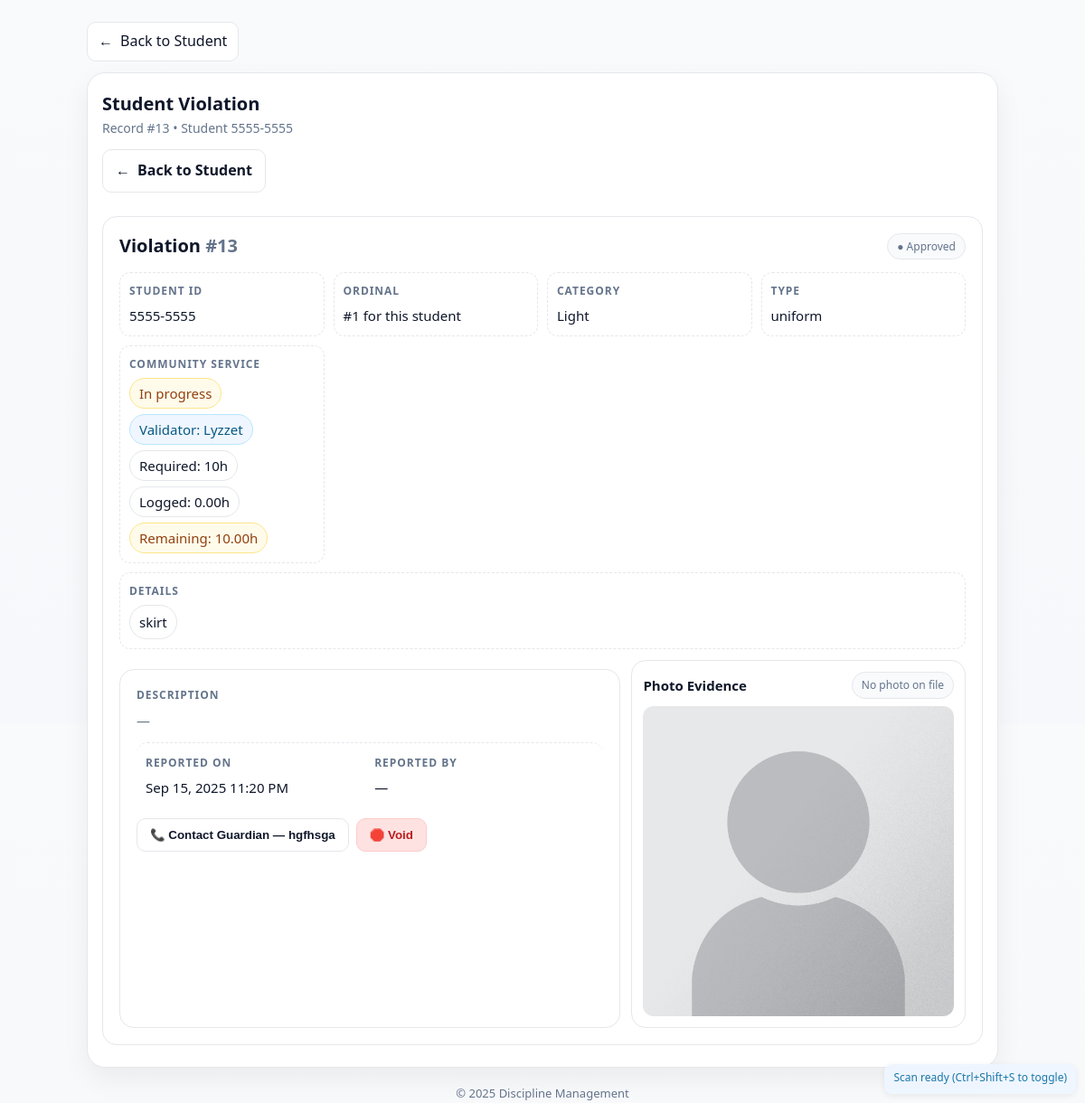
Page /ccdu/violation_view.php?id=13 on the committed database.
### tables this page shows
CREATE TABLE `student_violation` (
  `violation_id` int(11) NOT NULL,
  `student_id` varchar(50) NOT NULL,
  `offense_category` enum('light','moderate','grave') NOT NULL,
  `offense_type` varchar(50) NOT NULL,
  `offense_details` text NOT NULL,
  `description` text NOT NULL,
  `photo` blob DEFAULT NULL,
  `reported_at` datetime DEFAULT current_timestamp(),
  `status` enum('pending','approved','rejected') NOT NULL DEFAULT 'pending',
  `submitted_by` varchar(50) NOT NULL,
  `submitted_role` enum('faculty','ccdu','security') NOT NULL,
  `reviewed_by` varchar(50) DEFAULT NULL,
  `reviewed_at` datetime DEFAULT NULL,
  `review_notes` text DEFAULT NULL
);

CREATE TABLE `validator_student_assignment` (
  `assignment_id` int(11) NOT NULL,
  `validator_id` int(11) NOT NULL,
  `student_id` varchar(50) NOT NULL,
  `starts_at` datetime NOT NULL DEFAULT current_timestamp(),
  `ends_at` datetime DEFAULT NULL,
  `notes` varchar(255) DEFAULT NULL,
  `assigned_at` datetime DEFAULT current_timestamp()
);

CREATE TABLE `validator_account` (
  `validator_id` int(11) NOT NULL,
  `v_username` varchar(50) NOT NULL,
  `v_password` varchar(255) NOT NULL,
  `created_at` datetime DEFAULT current_timestamp(),
  `expires_at` datetime NOT NULL,
  `active` tinyint(1) DEFAULT 1,
  `email` varchar(50) NOT NULL,
  `validator_type` enum('inside','outside') NOT NULL DEFAULT 'inside',
  `designation` varchar(100) DEFAULT NULL
);

CREATE TABLE `student_account` (
  `record_id` int(11) NOT NULL,
  `student_id` varchar(50) NOT NULL,
  `first_name` varchar(50) NOT NULL,
  `middle_name` varchar(50) NOT NULL,
  `last_name` varchar(50) NOT NULL,
  `mobile` varchar(15) NOT NULL,
  `email` varchar(50) NOT NULL,
  `photo` varchar(255) DEFAULT NULL,
  `institute` varchar(255) DEFAULT NULL,
  `course` varchar(255) DEFAULT NULL,
  `level` int(11) DEFAULT NULL,
  `section` varchar(50) DEFAULT NULL,
  `guardian` varchar(50) DEFAULT NULL,
  `guardian_mobile` varchar(15) DEFAULT NULL,
  `created_at` timestamp NOT NULL DEFAULT current_timestamp(),
  `updated_at` timestamp NOT NULL DEFAULT current_timestamp() ON UPDATE current_timestamp(),
  `change_pass` tinyint(1) DEFAULT 1
);

### ccdu/violation_view.php (the view, shortened to what this page needs)
<?php
$servername = $database_settings['servername'];
$username   = $database_settings['username'];
$password   = $database_settings['password'];
$dbname     = $database_settings['dbname'];
$violationId = isset($_GET['id']) ? (int)$_GET['id'] : 0;
$studentId   = $_GET['student_id'] ?? '';
$conn = new mysqli($servername, $username, $password, $dbname);
$hasReportedBy = false;
$hasStatus     = false;
if ($res = $conn->query("SHOW COLUMNS FROM student_violation LIKE 'reported_by'")) {
  $hasReportedBy = (bool)$res->num_rows; $res->close();
}
if ($res = $conn->query("SHOW COLUMNS FROM student_violation LIKE 'status'")) {
  $hasStatus = (bool)$res->num_rows; $res->close();
}
$hasIsVoid = $hasVoidReason = $hasVoidedBy = $hasVoidedAt = false;
if ($res = $conn->query("SHOW COLUMNS FROM student_violation LIKE 'is_void'"))     { $hasIsVoid = (bool)$res->num_rows; $res->close(); }
$r = null;
if ($violationId > 0) {
  $cols = "violation_id, student_id, offense_category, offense_type, offense_details, description, reported_at, photo";
  if ($hasStatus)     $cols .= ", status";
  $sql = "SELECT $cols FROM student_violation WHERE violation_id = ?";
  $stmt = $conn->prepare($sql);
  $stmt->bind_param("i", $violationId);
  $stmt->execute();
  $r = $stmt->get_result()->fetch_assoc();
}
$studentNo = 1;
if ($r) {
  $stmtN = $conn->prepare(
    "SELECT COUNT(*) AS earlier
       FROM student_violation
      WHERE student_id = ?
        AND (reported_at < ? OR (reported_at = ? AND violation_id < ?))"
  );
  $stmtN->bind_param("sssi", $r['student_id'], $r['reported_at'], $r['reported_at'], $r['violation_id']);
  $stmtN->execute();
  $rowN = $stmtN->get_result()->fetch_assoc();
  $studentNo = (int)($rowN['earlier'] ?? 0) + 1;
}
$guardianName = $guardianMobile = '';
if ($r) {
  $st2 = $conn->prepare("SELECT guardian, guardian_mobile FROM student_account WHERE student_id = ?");
  $st2->bind_param("s", $r['student_id']);
  $st2->execute();
  $acc = $st2->get_result()->fetch_assoc();
  if ($acc) {
    $guardianName   = $acc['guardian'] ?? '';
    $guardianMobile = $acc['guardian_mobile'] ?? '';
  }
}
$csAssigned      = false;
$assignedToName  = null;
$loggedForThis   = 0.0;
$hasCsEntriesTable = false;
if ($res = $conn->query("SHOW TABLES LIKE 'community_service_entries'")) {
  $hasCsEntriesTable = ($res->num_rows > 0);
}
if ($r) {
  $hasAssignCol = false;
  $hasViolCol   = false;
  if ($res = $conn->query("SHOW COLUMNS FROM validator_student_assignment LIKE 'assignment_id'")) {
    $hasAssignCol = ($res->num_rows > 0); $res->close();
  }
  if ($res = $conn->query("SHOW COLUMNS FROM validator_student_assignment LIKE 'violation_id'")) {
    $hasViolCol = ($res->num_rows > 0); $res->close();
  }
  if ($hasAssignCol && $hasViolCol) {
    $sqlA = "SELECT a.validator_id, a.assigned_at, v.v_username
             FROM validator_student_assignment a
             LEFT JOIN validator_account v ON v.validator_id = a.validator_id
             WHERE a.student_id = ? AND (a.assignment_id = ? OR a.violation_id = ?) LIMIT 1";
    $stA = $conn->prepare($sqlA);
    if (!$stA) { die('Prepare failed: ' . $conn->error); }
    $stA->bind_param("sii", $r['student_id'], $violationId, $violationId);
  } else {
    $sqlA = "SELECT a.validator_id, a.assigned_at, v.v_username
             FROM validator_student_assignment a
             LEFT JOIN validator_account v ON v.validator_id = a.validator_id
             WHERE a.assignment_id = ? AND a.student_id = ? LIMIT 1";
    $stA = $conn->prepare($sqlA);
    $stA->bind_param("is", $violationId, $r['student_id']);
  }
  $stA->execute();
  $as = $stA->get_result()->fetch_assoc();
  if ($as) {
    $csAssigned     = true;
    $assignedToName = $as['v_username'] ?? null;
  }
}
$rawCat = strtolower((string)($r['offense_category'] ?? ''));
$isGrave = (bool)(preg_match('/\bgrave\b/', $rawCat) && !preg_match('/\bless\b/', $rawCat));
$requiredForThis = $isGrave ? 20 : 10;
if ($hasCsEntriesTable) {
  $stL = $conn->prepare("SELECT COALESCE(SUM(hours),0) AS total FROM community_service_entries WHERE student_id=? AND violation_id=?");
  if ($stL) {
    $stL->bind_param("si", $r['student_id'], $violationId);
    $stL->execute();
    $loggedForThis = (float)($stL->get_result()->fetch_assoc()['total'] ?? 0);
  }
} else {
  $loggedForThis = 0.0;
}
$remainingForThis = max(0, $requiredForThis - $loggedForThis);
    http_response_code(404); ?>
    <?php
$violationNo = (int)$r['violation_id'];
$cat         = htmlspecialchars($r['offense_category'] ?? '');
$type        = htmlspecialchars($r['offense_type'] ?? '');
$desc        = htmlspecialchars($r['description'] ?? '');
$datePretty  = !empty($r['reported_at']) ? date('M d, Y h:i A', strtotime($r['reported_at'])) : '—';
$reportedBy  = $hasReportedBy ? htmlspecialchars($r['reported_by'] ?? '—') : '—';
$statusVal   = $hasStatus ? htmlspecialchars($r['status'] ?? 'active') : 'active';
$isVoided = false;
if ($hasIsVoid) {
  $isVoided = ((int)($r['is_void'] ?? 0) === 1);
} else {
  $isVoided = (strtolower($r['status'] ?? '') === 'void');
}
$detailsArr  = [];
if (!empty($r['offense_details'])) {
  $decoded = json_decode($r['offense_details'], true);
  if (is_array($decoded) && count($decoded)) {
    $safe = array_map(fn($x) => htmlspecialchars($x), $decoded);
    $detailsArr  = $safe;
  }
}
$backTo   = 'view_student.php?student_id=' . rawurlencode($studentId ?: $r['student_id']);
$photoRel = 'uploads/placeholder.png';
function statusBadgeClass($status){
  $s = strtolower((string)$status);
  return [
    'active'   => 'badge badge-ok',
    'open'     => 'badge badge-ok',
    'pending'  => 'badge badge-warn',
    'resolved' => 'badge badge-info',
    'closed'   => 'badge badge-info',
    'void'     => 'badge badge-danger',
  ][$s] ?? 'badge badge-muted';
}
ob_start(); ?>
<div class="violation-view">
  <div class="nv-toolbar">
    <a class="btn" href="<?= htmlspecialchars($backTo) ?>" aria-label="Back to student">
      <span aria-hidden="true">←</span> Back to Student
    </a>
  </div>
  <div class="nv-card">
    <div class="nv-header">
      <h1 class="nv-title">Violation <span class="nv-subtle">#<?= $violationNo ?></span></h1>
      <?php if ($hasStatus): ?>
        <span class="<?= statusBadgeClass($statusVal) ?>" title="Status">● <?= htmlspecialchars(ucfirst($statusVal)) ?></span>
      <?php endif; ?>
    </div>
    <div class="nv-meta" role="group" aria-label="Summary">
      <div class="nv-item"><b>Student ID</b><span><?= htmlspecialchars($r['student_id']) ?></span></div>
      <div class="nv-item"><b>Ordinal</b><span>#<?= (int)$studentNo ?> for this student</span></div>
      <div class="nv-item"><b>Category</b><span><?= htmlspecialchars(ucfirst($cat)) ?></span></div>
      <div class="nv-item"><b>Type</b><span><?= $type ?: '—' ?></span></div>
      <div class="nv-item">
        <b>Community Service</b>
        <?php if ($remainingForThis <= 0): ?>
          <span class="badge badge-ok">Completed · <?= (int)$requiredForThis ?>h</span>
          <?php if ($csAssigned && $assignedToName): ?>
            <span class="badge badge-info">by <?= htmlspecialchars($assignedToName) ?></span>
          <?php endif; ?>
        <?php elseif ($csAssigned): ?>
          <div style="display:flex;flex-wrap:wrap;gap:6px;align-items:center">
            <span class="badge badge-warn">In progress</span>
            <?php if ($assignedToName): ?>
              <span class="badge badge-info">Validator: <?= htmlspecialchars($assignedToName) ?></span>
            <?php endif; ?>
            <span class="badge">Required: <?= (int)$requiredForThis ?>h</span>
            <span class="badge">Logged: <?= number_format($loggedForThis, 2) ?>h</span>
            <span class="badge badge-warn">Remaining: <?= number_format($remainingForThis, 2) ?>h</span>
          </div>
        <?php endif; ?>
      </div>
    </div>
    <div class="nv-item" style="margin-top:10px">
      <b>Details</b>
      <?php if (count($detailsArr)): ?>
        <div class="nv-chips" aria-label="Offense details">
          <?php foreach ($detailsArr as $chip): ?>
            <span class="chip"><?= $chip ?></span>
          <?php endforeach; ?>
        </div>
      <?php else: ?>
        <span class="nv-subtle">—</span>
      <?php endif; ?>
    </div>
    <div class="nv-grid" style="margin-top:12px">
      <section class="nv-desc nv-card" aria-labelledby="desc-label">
        <div class="nv-item" style="border:none;padding:0">
          <b>Description</b>
          <p><?= $desc ? nl2br($desc) : '<span class="nv-subtle">—</span>' ?></p>
        </div>
        <div class="nv-item" style="border:none;border-top:1px dashed var(--border);margin-top:12px;padding-top:12px">
          <div style="display:grid;grid-template-columns:repeat(auto-fit,minmax(220px,1fr));gap:10px">
            <div><b>Reported On</b> <span><time datetime="<?= htmlspecialchars($r['reported_at'] ?? '') ?>"><?php echo $datePretty; ?></time></span></div>
            <div><b>Reported By</b> <span><?= $reportedBy ?></span></div>
          </div>
        </div>
        <div class="nv-actions">
  <?php $telClean = preg_replace('/[^+\\d]/', '', (string)$guardianMobile); ?>
  <?php if (!empty($guardianMobile) && !empty($telClean)): ?>
    <form method="POST" id="contactGuardianForm" action="send_sms.php" onsubmit="return confirm('Send SMS to guardian?');" style="display:inline">
      <button type="submit" class="btn">📞 Contact Guardian<?= $guardianName ? ' — '.htmlspecialchars($guardianName) : '' ?></button>
    </form>
  <?php else: ?>
    <button class="btn" disabled title="No guardian mobile on file">📞 Contact Guardian</button>
  <?php endif; ?>
  <?php if (empty($isVoided)): ?>
    <form method="POST" action="void_violation.php" onsubmit="return confirm('Void this violation?');" style="display:inline">
      <button type="submit" class="btn btn-danger">🛑 Void</button>
    </form>
  <?php else: ?>
    <span class="badge badge-danger" title="Voided">● Voided</span>
  <?php endif; ?>
</div>
      </section>
      <section class="nv-photo nv-card" aria-labelledby="photo-label">
        <div class="ph-caption">
          <h2 id="photo-label" style="margin:0;font-size:15px">Photo Evidence</h2>
          <?php if ($photoRel === 'uploads/placeholder.png'): ?>
            <span class="badge badge-muted">No photo on file</span>
          <?php endif; ?>
        </div>
        <figure style="margin:0">
          <a class="js-lightbox" href="<?= htmlspecialchars($photoRel) ?>" target="_blank" rel="noopener">
            <img src="<?= htmlspecialchars($photoRel) ?>" alt="Evidence photo for violation #<?= $violationNo ?>">
          </a>
        </figure>
      </section>
    </div>
  </div>
</div>
<?php
$inner = ob_get_clean();
?>
<!DOCTYPE html>
<html lang="en">
<head>
</head>
<body>
  <div class="container">
    <div class="backline">
      <a href="<?= htmlspecialchars($backTo) ?>" aria-label="Back to student"><span aria-hidden="true">←</span> Back to Student</a>
    </div>
    <div class="page">
      <header>
        <div>
          <h1>Student Violation</h1>
          <div class="sub">Record #<?= $violationNo ?> • Student <?= htmlspecialchars($r['student_id']) ?></div>
        </div>
      </header>
      <?= $inner ?>
    </div>
    <footer>© <?= date('Y') ?> Discipline Management</footer>
  </div>
</body>
</html>

### rows in the picture
student_violation: violation_id "13", student "5555-5555", status "Approved", offense_category "Light", offense_type "uniform", offense_category "10", offense_details "skirt", reported_at "Sep 15, 2025 11:20 PM"
validator_student_assignment: validator.v_username "Lyzzet"
student_account: guardian "hgfhsga"

### other values in the picture
$studentNo "1"
$loggedForThis "0.00"
$remainingForThis "10.00"
$reportedBy "—"
